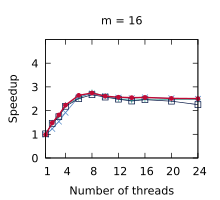

This figure's gnuplot source:
set title "m = 16"
set terminal pdf size 2.2,2.0
set output "./results/Scans_n___4,194,304,_m___16.pdf"
set key off
set xrange [1:24]
set xtics (1, 4, 8, 12, 16, 20, 24)
set xlabel "Number of threads"
set yrange [0:5]
set ytics (0, 1, 2, 3, 4)
set ylabel "Speedup"
plot './results/Scans_n___4,194,304,_m___16.dat' using 1:2 title "Outer parallelism" pointsize 0.7 lw 1 pt 1 linecolor rgb "#24A793" with linespoints, \
  './results/Scans_n___4,194,304,_m___16.dat' using 1:3 title "Inner parallelism" pointsize 0.7 lw 1 pt 2 linecolor rgb "#5287C6" with linespoints, \
  './results/Scans_n___4,194,304,_m___16.dat' using 1:4 title "OpenMP" pointsize 0.7 lw 1 pt 4 linecolor rgb "#001240" with linespoints, \
  './results/Scans_n___4,194,304,_m___16.dat' using 1:5 title "Work assisting (our)" pointsize 0.4 lw 2 pt 7 linecolor rgb "#C00A35" with linespoints
